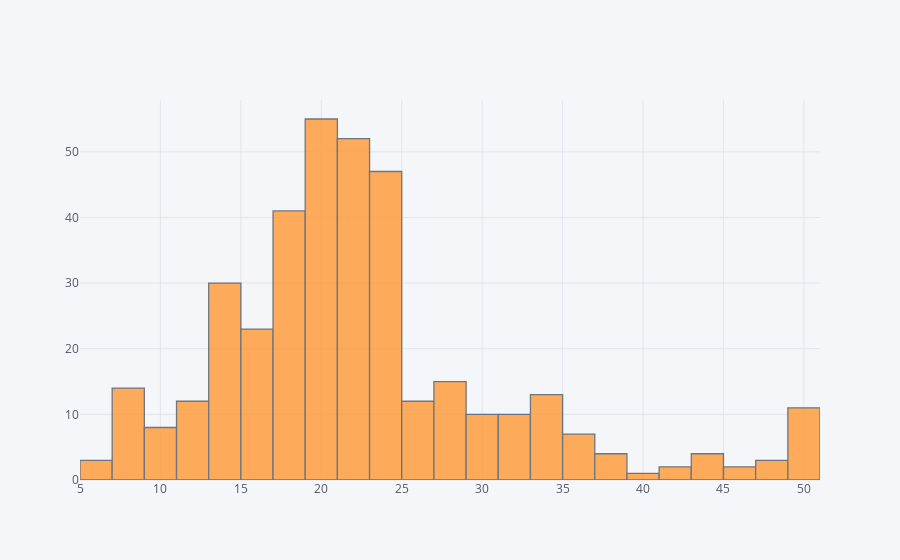

This figure's notebook cell:
### Markdown cell above
RM 변수는 3.5 ~ 8.7 사이에 있다는 것을 알 수 있다.

### Code cell
train_data.MEDV.iplot(kind='hist')

### Figure 1 — Plotly figure (JSON) as saved in the notebook; plotly's stock layout.template omitted (floating-point values rounded to 4 significant figures; data arrays with more than 128 entries replaced by an {"elided": "..."} marker saying what was removed)
{"data": [{"histfunc": "count", "histnorm": "", "marker": {"color": "rgba(255, 153, 51, 1.0)", "line": {"color": "#4D5663", "width": 1.3}}, "name": "MEDV", "opacity": 0.8, "orientation": "v", "type": "histogram", "uid": "2cd597bf-b048-4984-8c39-26bd55f016b0", "x": {"elided": "379 float values"}}], "layout": {"barmode": "overlay", "legend": {"bgcolor": "#F5F6F9", "font": {"color": "#4D5663"}}, "paper_bgcolor": "#F5F6F9", "plot_bgcolor": "#F5F6F9", "title": {"font": {"color": "#4D5663"}}, "xaxis": {"gridcolor": "#E1E5ED", "showgrid": true, "tickfont": {"color": "#4D5663"}, "title": {"font": {"color": "#4D5663"}, "text": ""}, "zerolinecolor": "#E1E5ED"}, "yaxis": {"gridcolor": "#E1E5ED", "showgrid": true, "tickfont": {"color": "#4D5663"}, "title": {"font": {"color": "#4D5663"}, "text": ""}, "zerolinecolor": "#E1E5ED"}}}
